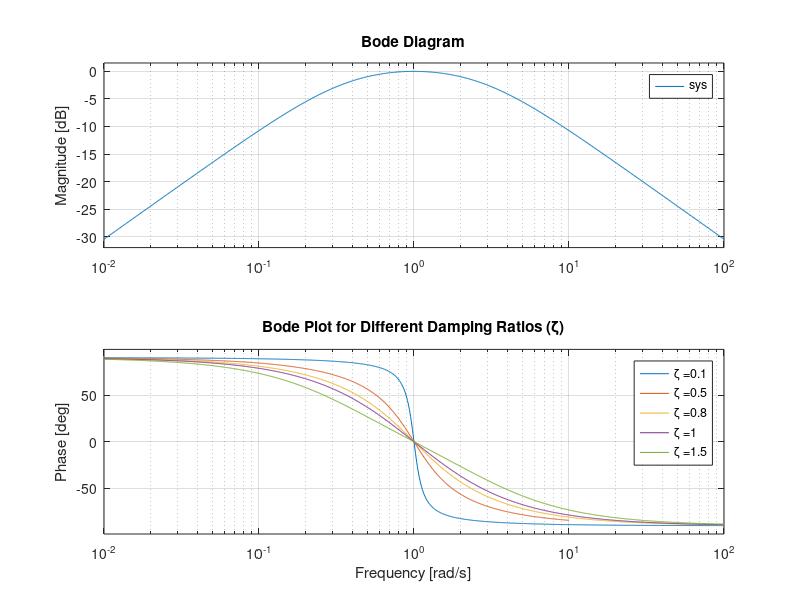

The MATLAB script that drew this image:
clc;
clear;

% Transfer function H(s) = (2ζs) / (s^2 + 2ζs + 1)
C_arr = [0.1, 0.5, 0.8, 1, 1.5];  % Damping ratios

% Initialize figure for plotting
figure;

for c = 1:length(C_arr)
    % Numerator and denominator for the transfer function
    numerator = [2 * C_arr(c) 0];          % [2ζs]
    denominator = [1 2 * C_arr(c) 1];      % [s^2 + 2ζs + 1]
    
    % Create the transfer function
    sys = tf(numerator, denominator);      % Transfer function H(s)
    
    % Plot Bode plot of the system
    bode(sys);
    hold on;   % Allow plotting of multiple curves
end

% Grid and legend for clarity
grid on;
legend(arrayfun(@(z) strcat('\zeta = ', num2str(z)), C_arr, 'UniformOutput', false));

% Add title to the plot
title('Bode Plot for Different Damping Ratios (\zeta)');
